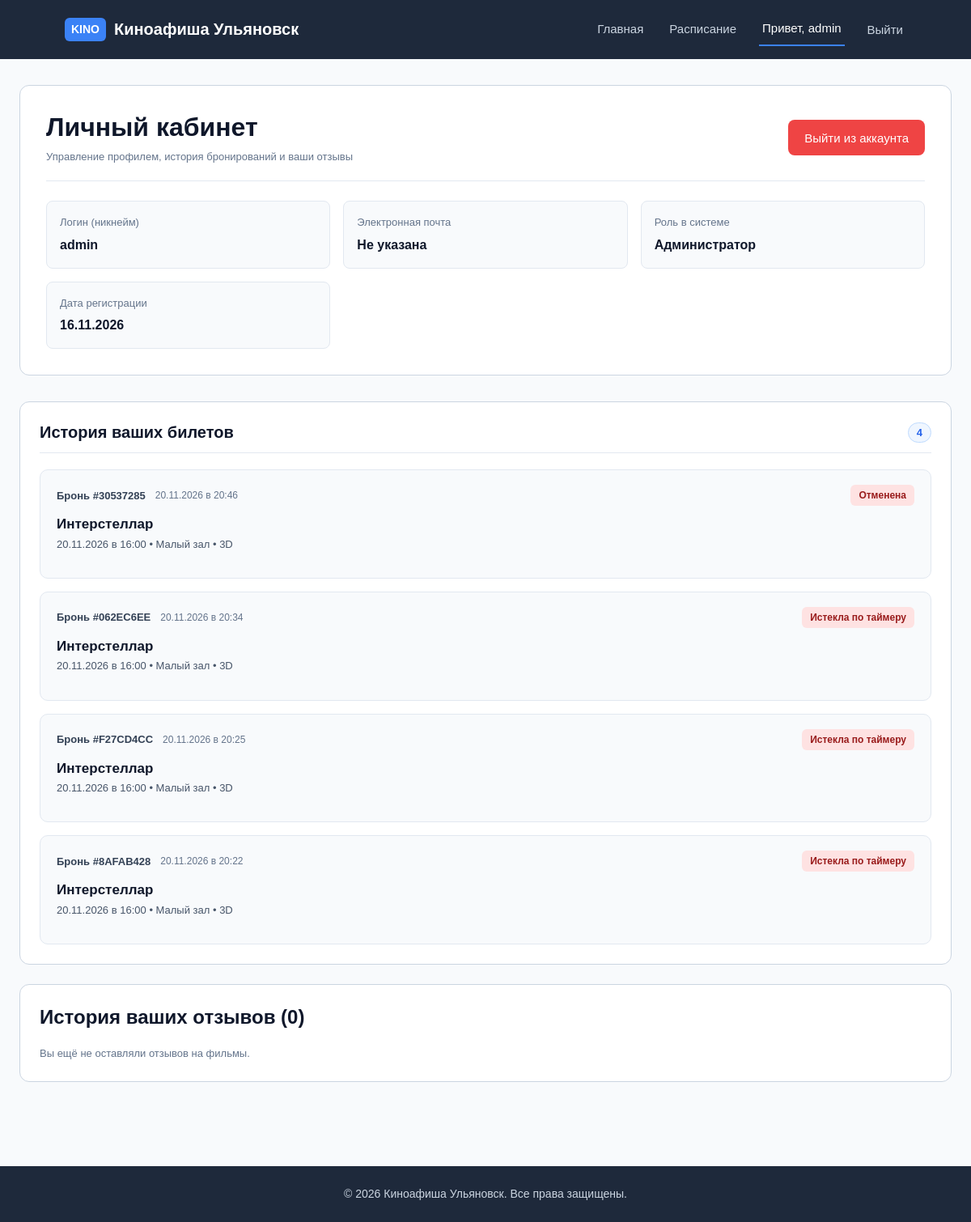
Before: /profile/ (signed in) with the older database file.
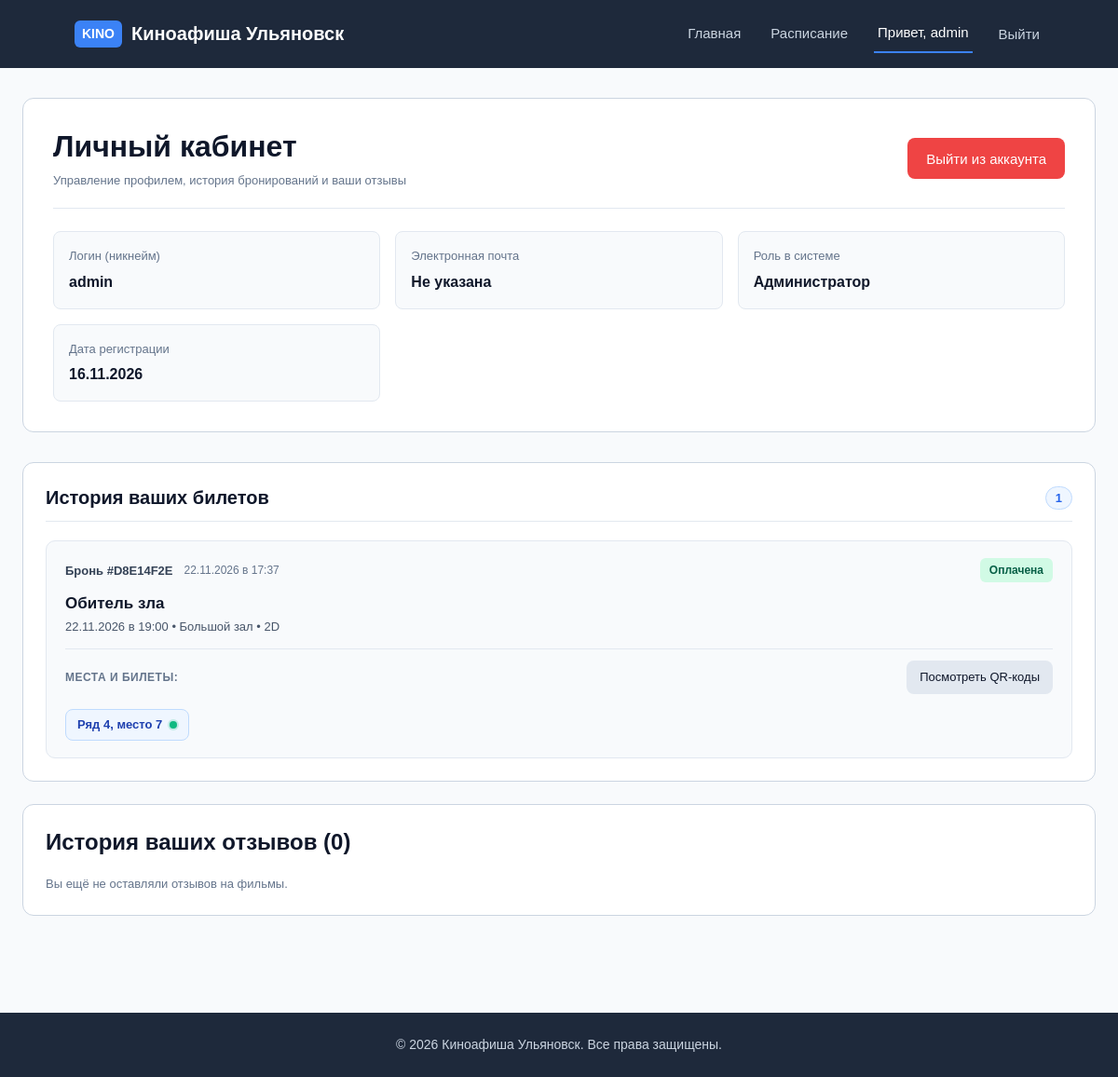
After: the same page with the newer database file.
### app/models.py (models this page shows, shortened)
class Booking(models.Model):
    STATUS_CHOICES = [
        ("pending", "Ожидает оплаты"),
        ("paid", "Оплачена"),
        ("cancelled", "Отменена"),
        ("expired", "Истекла по таймеру"),
    ]
    user = models.ForeignKey(
        User,
        on_delete=models.PROTECT,
        related_name="bookings",
        verbose_name="Клиент",
    )
    session = models.ForeignKey(
        Session,
        on_delete=models.PROTECT,
        related_name="bookings",
        verbose_name="Сеанс",
    )
    created_at = models.DateTimeField(auto_now_add=True, verbose_name="Дата создания")
    expires_at = models.DateTimeField(
        verbose_name="Срок действия брони", blank=True, null=True
    )
    status = models.CharField(
        max_length=20,
        choices=STATUS_CHOICES,
        default="pending",
        verbose_name="Статус брони",
    )
    total_amount = models.DecimalField(
        max_digits=10, decimal_places=2, default=0.00, verbose_name="Общая сумма"
    )
    booking_code = models.CharField(
        max_length=12, unique=True, blank=True, null=True, verbose_name="Код брони"
    )
    seats_count = models.PositiveIntegerField(default=1, verbose_name="Количество мест")
    class Meta:
        verbose_name = "Бронь"
        verbose_name_plural = "Брони"
        ordering = ["-created_at"]

class Session(models.Model):
    FORMAT_CHOICES = [
        ("2D", "2D"),
        ("3D", "3D"),
        ("IMAX", "IMAX"),
    ]
    STATUS_CHOICES = [
        ("scheduled", "Запланирован"),
        ("ongoing", "Идёт"),
        ("finished", "Завершён"),
        ("cancelled", "Отменён"),
    ]
    movie = models.ForeignKey(
        Movie,
        on_delete=models.PROTECT,
        related_name="sessions",
        verbose_name="Фильм",
    )
    hall = models.ForeignKey(
        Hall,
        on_delete=models.PROTECT,
        related_name="sessions",
        verbose_name="Зал",
    )
    start_time = models.DateTimeField(verbose_name="Время начала")
    end_time = models.DateTimeField(verbose_name="Время окончания")
    format = models.CharField(
        max_length=20, choices=FORMAT_CHOICES, default="2D", verbose_name="Формат"
    )
    language = models.CharField(
        max_length=50, default="Русский", verbose_name="Язык / Озвучка"
    )
    status = models.CharField(
        max_length=20,
        choices=STATUS_CHOICES,
        default="scheduled",
        verbose_name="Статус сеанса",
    )
    class Meta:
        verbose_name = "Сеанс"
        verbose_name_plural = "Сеансы"
        ordering = ["start_time"]

class Movie(models.Model):
    STATUS_CHOICES = [
        ("in_poster", "В афише"),
        ("hidden", "Скрыт"),
        ("archived", "Снят с показа"),
    ]
    title = models.CharField(max_length=255, verbose_name="Название фильма")
    description = models.TextField(verbose_name="Описание")
    duration_minutes = models.PositiveIntegerField(verbose_name="Длительность (мин)")
    age_rating = models.CharField(max_length=10, verbose_name="Возрастной рейтинг")
    release_year = models.PositiveIntegerField(verbose_name="Год релиза")
    poster = models.ImageField(
        upload_to="posters/", blank=True, null=True, verbose_name="Постер"
    )
    status = models.CharField(
        max_length=20,
        choices=STATUS_CHOICES,
        default="in_poster",
        verbose_name="Статус показа",
    )
    base_rating = models.DecimalField(
    max_digits=3,
    decimal_places=2,
    default=Decimal("0.00"),
    verbose_name="Базовая оценка",
    )
    average_rating = models.DecimalField(
    max_digits=3,
    decimal_places=2,
    default=Decimal("0.00"),
    verbose_name="Средний рейтинг",
    )
    class Meta:
        verbose_name = "Фильм"
        verbose_name_plural = "Фильмы"
        ordering = ["-release_year", "title"]

class Hall(models.Model):
    STATUS_CHOICES = [
        ("active", "Активен"),
        ("repair", "На ремонте"),
        ("closed", "Закрыт"),
    ]
    name = models.CharField(max_length=100, unique=True, verbose_name="Название зала")
    capacity = models.PositiveIntegerField(verbose_name="Вместимость")
    layout_config = models.TextField(
        blank=True, null=True, verbose_name="Конфигурация зала (JSON)"
    )
    status = models.CharField(
        max_length=20,
        choices=STATUS_CHOICES,
        default="active",
        verbose_name="Статус зала",
    )
    class Meta:
        verbose_name = "Зал"
        verbose_name_plural = "Залы"
        ordering = ["name"]

class Ticket(models.Model):
    STATUS_CHOICES = [
        ("valid", "Действителен"),
        ("used", "Погашен"),
        ("refunded", "Возвращен"),
        ("cancelled", "Отменен"),
    ]
    booking = models.ForeignKey(
        Booking,
        on_delete=models.PROTECT,
        related_name="tickets",
        verbose_name="Бронь",
    )
    booking_item = models.OneToOneField(
        BookingItem,
        on_delete=models.CASCADE,
        related_name="ticket",
        verbose_name="Позиция брони",
    )
    session = models.ForeignKey(
        Session,
        on_delete=models.PROTECT,
        related_name="tickets",
        verbose_name="Сеанс",
    )
    seat = models.ForeignKey(
        Seat,
        on_delete=models.PROTECT,
        related_name="tickets",
        verbose_name="Место",
    )
    price = models.DecimalField(
        max_digits=10, decimal_places=2, verbose_name="Цена билета"
    )
    status = models.CharField(
        max_length=20,
        choices=STATUS_CHOICES,
        default="valid",
        verbose_name="Статус билета",
    )
    qr_code = models.CharField(
        max_length=64, unique=True, verbose_name="QR-код / Токен"
    )
    issued_at = models.DateTimeField(auto_now_add=True, verbose_name="Дата выпуска")
    class Meta:
        verbose_name = "Билет"
        verbose_name_plural = "Билеты"
        ordering = ["-issued_at"]

class Seat(models.Model):
    hall = models.ForeignKey(
        Hall, on_delete=models.CASCADE, related_name="seats", verbose_name="Зал"
    )
    category = models.ForeignKey(
        SeatCategory,
        on_delete=models.PROTECT,
        related_name="seats",
        verbose_name="Категория места",
    )
    row_number = models.PositiveIntegerField(verbose_name="Номер ряда")
    seat_number = models.PositiveIntegerField(verbose_name="Номер места")
    is_active = models.BooleanField(default=True, verbose_name="Активно")
    class Meta:
        verbose_name = "Место в зале"
        verbose_name_plural = "Места в зале"
        ordering = ["hall", "row_number", "seat_number"]
        constraints = [
            models.UniqueConstraint(
                fields=["hall", "row_number", "seat_number"], name="unique_hall_seat"
            )
        ]

### app/views.py (the view)
# urls.py: path("profile/", views.profile_view, name="profile"),
@login_required
def profile_view(request):
    user_bookings_qs = Booking.objects.filter(user=request.user)
    for booking in user_bookings_qs.filter(status__in=["pending", "active"]):
        if booking.is_expired():
            booking.status = "expired"
            booking.save(update_fields=["status"])
    bookings = (
        user_bookings_qs.select_related("session__movie", "session__hall")
        .prefetch_related("items__seat", "tickets", "items")
        .order_by("-created_at")
    )
    reviews = (
        Review.objects.filter(user=request.user)
        .select_related("movie")
        .order_by("-created_at")
    )
    context = {
        "bookings": bookings,
        "reviews": reviews,
    }
    return render(request, "app/profile.html", context)

### app/templates/app/profile.html (shortened to what the changed rows need)
{% load static %}
<!DOCTYPE html>
<html lang="ru">
<head>
    <link rel="stylesheet" href="{% static 'css/style.css' %}">
</head>
<body>
    <main class="container">
        <section class="profile-header-box">
            <div class="profile-header-top">
                <div>
                    <h1>Личный кабинет</h1>
                </div>
            </div>
        </section>
        <section class="profile-section">
            <div class="profile-section-header">
                <h2>История ваших билетов</h2>
                <span class="badge badge-count">{{ bookings|length }}</span>
            </div>
            {% if bookings %}
                <div class="user-bookings-grid">
                    {% for booking in bookings %}
                        <article class="booking-card-item">
                            <div class="booking-card-top">
                                <div class="booking-meta-info">
                                    <span class="booking-id">Бронь #{{ booking.booking_code|default:booking.id }}</span>
                                    <span class="booking-date">{{ booking.created_at|date:"d.m.Y в H:i" }}</span>
                                </div>
                                <span class="status-badge status-{{ booking.status }}">{{ booking.get_status_display }}</span>
                            </div>
                            <div class="booking-movie-main">
                                <h3 class="booking-movie-title">
                                    <a href="{% url 'movie_detail' booking.session.movie.pk %}">
                                        {{ booking.session.movie.title }}
                                    </a>
                                </h3>
                                <p class="caption booking-session-time">
                                    {{ booking.session.start_time|date:"d.m.Y в H:i" }} • {{ booking.session.hall.name }} • {{ booking.session.format }}
                                </p>
                            </div>
                            {% if booking.status == 'pending' or booking.status == 'active' %}
                                <div class="booking-timer-box" data-expires="{% if booking.expires_at %}{{ booking.expires_at|date:'c' }}{% else %}{{ booking.created_at|date:'c' }}{% endif %}">
                                    <p class="caption">Заказ не оплачен. До истечения брони осталось:</p>
                                    <strong class="countdown-timer">15:00</strong>
                                </div>
                                <div style="margin-top: 12px;">
                                    <a href="{% url 'payment_page' booking.id %}" class="btn btn-primary btn-sm">Перейти к оплате</a>
                                </div>
                                <form action="{% url 'cancel_booking' booking.id %}" method="post" style="display:inline-block; margin-top: 8px;">
                                    {% csrf_token %}
                                    <button type="submit" class="btn btn-danger btn-sm">Отменить бронь</button>
                                </form>
                            {% elif booking.status == 'paid' %}
                                <div class="booking-tickets-container">
                                    <div style="display: flex; justify-content: space-between; align-items: center; margin-bottom: 8px;">
                                        <span class="booking-tickets-label">Места и билеты:</span>
                                        <a href="{% url 'payment_page' booking.id %}" class="btn btn-secondary btn-sm">
                                            Посмотреть QR-коды
                                        </a>
                                    </div>
                                    <div class="ticket-chips-row">
                                        {% for ticket in booking.tickets.all %}
                                            <div class="ticket-chip active">
                                                <span class="ticket-seat-text">Ряд {{ ticket.seat.row_number }}, место {{ ticket.seat.seat_number }}</span>
                                                <span class="ticket-status-dot" title="Билет активен"></span>
                                            </div>
                                        {% endfor %}
                                    </div>
                                </div>
                            {% endif %}
                        </article>
                    {% endfor %}
                </div>
            {% else %}
                <div class="empty-state-box">
                    <p class="caption">У вас пока нет оформленных билетов и заказов.</p>
                    <a href="{% url 'schedule' %}" class="btn btn-primary" style="margin-top: 12px;">Перейти к расписанию</a>
                </div>
            {% endif %}
        </section>
        <section class="profile-section">
            <h2>История ваших отзывов ({{ reviews.count }})</h2>
        </section>
    </main>
</body>
</html>

Changed rows visible on the page:
removed Booking: booking_code "30537285", created_at "20.11.2026 в 20:46", status "Отменена", session.movie "Интерстеллар", session.start_time "20.11.2026 в 16:00", session.hall.name "Малый зал", session.format "3D"
removed Booking: booking_code "062EC6EE", created_at "20.11.2026 в 20:34", status "Истекла по таймеру", session.movie "Интерстеллар", session.start_time "20.11.2026 в 16:00", session.hall.name "Малый зал", session.format "3D"
removed Booking: booking_code "F27CD4CC", created_at "20.11.2026 в 20:25", status "Истекла по таймеру", session.movie "Интерстеллар", session.start_time "20.11.2026 в 16:00", session.hall.name "Малый зал", session.format "3D"
removed Booking: booking_code "8AFAB428", created_at "20.11.2026 в 20:22", status "Истекла по таймеру", session.movie "Интерстеллар", session.start_time "20.11.2026 в 16:00", session.hall.name "Малый зал", session.format "3D"
added Booking: booking_code "D8E14F2E", created_at "22.11.2026 в 17:37", status "Оплачена", session.movie "Обитель зла", session.start_time "22.11.2026 в 19:00", session.hall.name "Большой зал", session.format "2D"
added Ticket: seat.row_number "4", seat.seat_number "7"
Other visible differences:
{{ bookings|length }}: "4" → "1"
